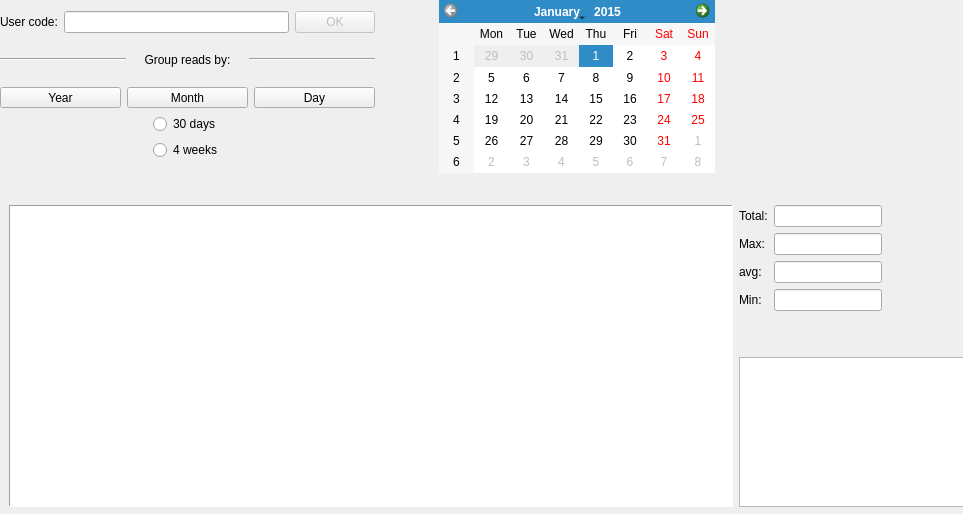
<?xml version="1.0" encoding="UTF-8"?>
<ui version="4.0">
 <class>winVisual</class>
 <widget class="QDialog" name="winVisual">
  <property name="geometry">
   <rect>
    <x>0</x>
    <y>0</y>
    <width>963</width>
    <height>514</height>
   </rect>
  </property>
  <property name="sizePolicy">
   <sizepolicy hsizetype="Expanding" vsizetype="Expanding">
    <horstretch>0</horstretch>
    <verstretch>0</verstretch>
   </sizepolicy>
  </property>
  <property name="minimumSize">
   <size>
    <width>765</width>
    <height>514</height>
   </size>
  </property>
  <property name="maximumSize">
   <size>
    <width>1024</width>
    <height>768</height>
   </size>
  </property>
  <property name="windowTitle">
   <string>Usage Graph</string>
  </property>
  <widget class="QWidget" name="layoutWidget">
   <property name="geometry">
    <rect>
     <x>0</x>
     <y>0</y>
     <width>715</width>
     <height>173</height>
    </rect>
   </property>
   <layout class="QHBoxLayout" name="horizontalLayout_3">
    <item>
     <layout class="QVBoxLayout" name="verticalLayout">
      <item>
       <layout class="QHBoxLayout" name="horizontalLayout_2">
        <item>
         <widget class="QLabel" name="label">
          <property name="text">
           <string>User code:</string>
          </property>
         </widget>
        </item>
        <item>
         <widget class="QLineEdit" name="userCode"/>
        </item>
        <item>
         <widget class="QPushButton" name="confirm">
          <property name="enabled">
           <bool>false</bool>
          </property>
          <property name="text">
           <string>OK</string>
          </property>
         </widget>
        </item>
       </layout>
      </item>
      <item>
       <layout class="QHBoxLayout" name="horizontalLayout">
        <item>
         <widget class="Line" name="line">
          <property name="orientation">
           <enum>Qt::Horizontal</enum>
          </property>
         </widget>
        </item>
        <item>
         <widget class="QLabel" name="label_2">
          <property name="minimumSize">
           <size>
            <width>111</width>
            <height>20</height>
           </size>
          </property>
          <property name="maximumSize">
           <size>
            <width>111</width>
            <height>20</height>
           </size>
          </property>
          <property name="text">
           <string>Group reads by:</string>
          </property>
          <property name="alignment">
           <set>Qt::AlignCenter</set>
          </property>
         </widget>
        </item>
        <item>
         <widget class="Line" name="line_2">
          <property name="orientation">
           <enum>Qt::Horizontal</enum>
          </property>
         </widget>
        </item>
       </layout>
      </item>
      <item>
       <layout class="QGridLayout" name="gridLayout">
        <item row="0" column="0">
         <widget class="QPushButton" name="viewYearly">
          <property name="minimumSize">
           <size>
            <width>121</width>
            <height>21</height>
           </size>
          </property>
          <property name="maximumSize">
           <size>
            <width>121</width>
            <height>21</height>
           </size>
          </property>
          <property name="text">
           <string>Year</string>
          </property>
         </widget>
        </item>
        <item row="0" column="1" colspan="3">
         <widget class="QPushButton" name="viewMonthly">
          <property name="minimumSize">
           <size>
            <width>121</width>
            <height>21</height>
           </size>
          </property>
          <property name="maximumSize">
           <size>
            <width>121</width>
            <height>21</height>
           </size>
          </property>
          <property name="text">
           <string>Month</string>
          </property>
         </widget>
        </item>
        <item row="0" column="4">
         <widget class="QPushButton" name="viewDaily">
          <property name="minimumSize">
           <size>
            <width>121</width>
            <height>21</height>
           </size>
          </property>
          <property name="maximumSize">
           <size>
            <width>121</width>
            <height>21</height>
           </size>
          </property>
          <property name="text">
           <string>Day</string>
          </property>
         </widget>
        </item>
        <item row="1" column="0" colspan="2">
         <spacer name="horizontalSpacer">
          <property name="orientation">
           <enum>Qt::Horizontal</enum>
          </property>
          <property name="sizeHint" stdset="0">
           <size>
            <width>138</width>
            <height>20</height>
           </size>
          </property>
         </spacer>
        </item>
        <item row="1" column="2">
         <widget class="QRadioButton" name="viewMonthly_30days">
          <property name="text">
           <string>30 days</string>
          </property>
         </widget>
        </item>
        <item row="1" column="3" colspan="2">
         <spacer name="horizontalSpacer_2">
          <property name="orientation">
           <enum>Qt::Horizontal</enum>
          </property>
          <property name="sizeHint" stdset="0">
           <size>
            <width>138</width>
            <height>20</height>
           </size>
          </property>
         </spacer>
        </item>
        <item row="2" column="0" colspan="2">
         <spacer name="horizontalSpacer_3">
          <property name="orientation">
           <enum>Qt::Horizontal</enum>
          </property>
          <property name="sizeHint" stdset="0">
           <size>
            <width>138</width>
            <height>20</height>
           </size>
          </property>
         </spacer>
        </item>
        <item row="2" column="2">
         <widget class="QRadioButton" name="viewMonthly_4weeks">
          <property name="text">
           <string>4 weeks</string>
          </property>
         </widget>
        </item>
        <item row="2" column="3" colspan="2">
         <spacer name="horizontalSpacer_4">
          <property name="orientation">
           <enum>Qt::Horizontal</enum>
          </property>
          <property name="sizeHint" stdset="0">
           <size>
            <width>138</width>
            <height>20</height>
           </size>
          </property>
         </spacer>
        </item>
       </layout>
      </item>
     </layout>
    </item>
    <item>
     <spacer name="horizontalSpacer_5">
      <property name="orientation">
       <enum>Qt::Horizontal</enum>
      </property>
      <property name="sizeType">
       <enum>QSizePolicy::Fixed</enum>
      </property>
      <property name="sizeHint" stdset="0">
       <size>
        <width>58</width>
        <height>20</height>
       </size>
      </property>
     </spacer>
    </item>
    <item>
     <widget class="QCalendarWidget" name="calendar">
      <property name="selectedDate">
       <date>
        <year>2015</year>
        <month>1</month>
        <day>1</day>
       </date>
      </property>
      <property name="minimumDate">
       <date>
        <year>2015</year>
        <month>1</month>
        <day>1</day>
       </date>
      </property>
      <property name="maximumDate">
       <date>
        <year>2015</year>
        <month>12</month>
        <day>31</day>
       </date>
      </property>
      <property name="gridVisible">
       <bool>false</bool>
      </property>
     </widget>
    </item>
   </layout>
  </widget>
  <widget class="QWidget" name="layoutWidget">
   <property name="geometry">
    <rect>
     <x>9</x>
     <y>205</y>
     <width>1014</width>
     <height>302</height>
    </rect>
   </property>
   <layout class="QHBoxLayout" name="horizontalLayout_4">
    <item>
     <widget class="QChartView" name="graphWidget">
      <property name="minimumSize">
       <size>
        <width>724</width>
        <height>300</height>
       </size>
      </property>
      <property name="frameShape">
       <enum>QFrame::Panel</enum>
      </property>
      <property name="frameShadow">
       <enum>QFrame::Sunken</enum>
      </property>
      <property name="verticalScrollBarPolicy">
       <enum>Qt::ScrollBarAsNeeded</enum>
      </property>
      <property name="horizontalScrollBarPolicy">
       <enum>Qt::ScrollBarAsNeeded</enum>
      </property>
      <property name="sizeAdjustPolicy">
       <enum>QAbstractScrollArea::AdjustToContents</enum>
      </property>
      <property name="dragMode">
       <enum>QGraphicsView::ScrollHandDrag</enum>
      </property>
      <property name="rubberBandSelectionMode">
       <enum>Qt::ContainsItemBoundingRect</enum>
      </property>
     </widget>
    </item>
    <item>
     <layout class="QVBoxLayout" name="verticalLayout_2">
      <item>
       <layout class="QFormLayout" name="formLayout">
        <item row="0" column="0">
         <widget class="QLabel" name="label_5">
          <property name="text">
           <string>Total:</string>
          </property>
         </widget>
        </item>
        <item row="0" column="1">
         <widget class="QLineEdit" name="totBox">
          <property name="sizePolicy">
           <sizepolicy hsizetype="Fixed" vsizetype="Fixed">
            <horstretch>0</horstretch>
            <verstretch>0</verstretch>
           </sizepolicy>
          </property>
          <property name="readOnly">
           <bool>true</bool>
          </property>
         </widget>
        </item>
        <item row="1" column="0">
         <widget class="QLabel" name="label_6">
          <property name="text">
           <string>Max:</string>
          </property>
         </widget>
        </item>
        <item row="1" column="1">
         <widget class="QLineEdit" name="maxBox">
          <property name="sizePolicy">
           <sizepolicy hsizetype="Fixed" vsizetype="Fixed">
            <horstretch>0</horstretch>
            <verstretch>0</verstretch>
           </sizepolicy>
          </property>
          <property name="readOnly">
           <bool>true</bool>
          </property>
         </widget>
        </item>
        <item row="2" column="0">
         <widget class="QLabel" name="label_7">
          <property name="text">
           <string>avg:</string>
          </property>
         </widget>
        </item>
        <item row="3" column="0">
         <widget class="QLabel" name="label_8">
          <property name="text">
           <string>Min:</string>
          </property>
         </widget>
        </item>
        <item row="3" column="1">
         <widget class="QLineEdit" name="minBox">
          <property name="sizePolicy">
           <sizepolicy hsizetype="Fixed" vsizetype="Fixed">
            <horstretch>0</horstretch>
            <verstretch>0</verstretch>
           </sizepolicy>
          </property>
          <property name="readOnly">
           <bool>true</bool>
          </property>
         </widget>
        </item>
        <item row="2" column="1">
         <widget class="QLineEdit" name="medBox">
          <property name="sizePolicy">
           <sizepolicy hsizetype="Fixed" vsizetype="Fixed">
            <horstretch>0</horstretch>
            <verstretch>0</verstretch>
           </sizepolicy>
          </property>
          <property name="readOnly">
           <bool>true</bool>
          </property>
         </widget>
        </item>
       </layout>
      </item>
      <item>
       <widget class="QPlainTextEdit" name="warnsBox">
        <property name="sizePolicy">
         <sizepolicy hsizetype="MinimumExpanding" vsizetype="Expanding">
          <horstretch>0</horstretch>
          <verstretch>0</verstretch>
         </sizepolicy>
        </property>
        <property name="maximumSize">
         <size>
          <width>900</width>
          <height>150</height>
         </size>
        </property>
        <property name="readOnly">
         <bool>true</bool>
        </property>
        <property name="plainText">
         <string/>
        </property>
       </widget>
      </item>
     </layout>
    </item>
   </layout>
  </widget>
 </widget>
 <customwidgets>
  <customwidget>
   <class>QChartView</class>
   <extends>QGraphicsView</extends>
   <header>QtCharts</header>
  </customwidget>
 </customwidgets>
 <resources/>
 <connections/>
</ui>
